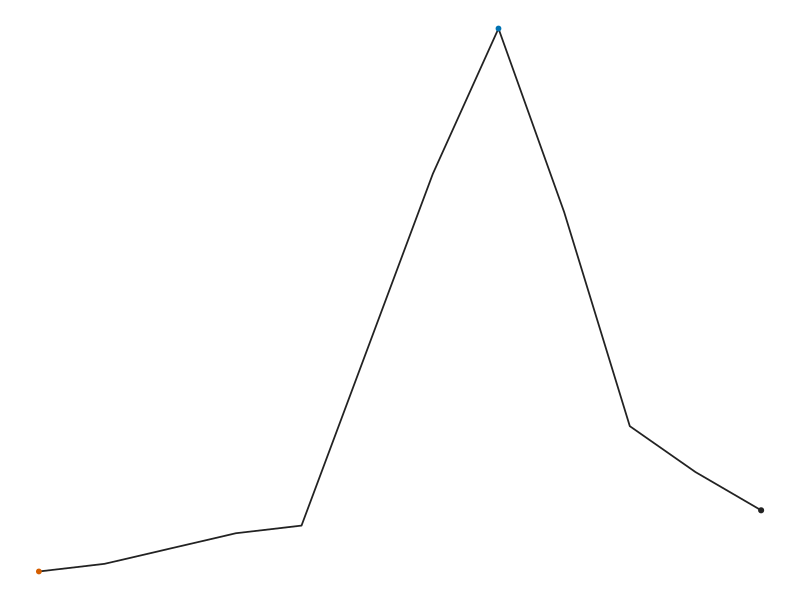
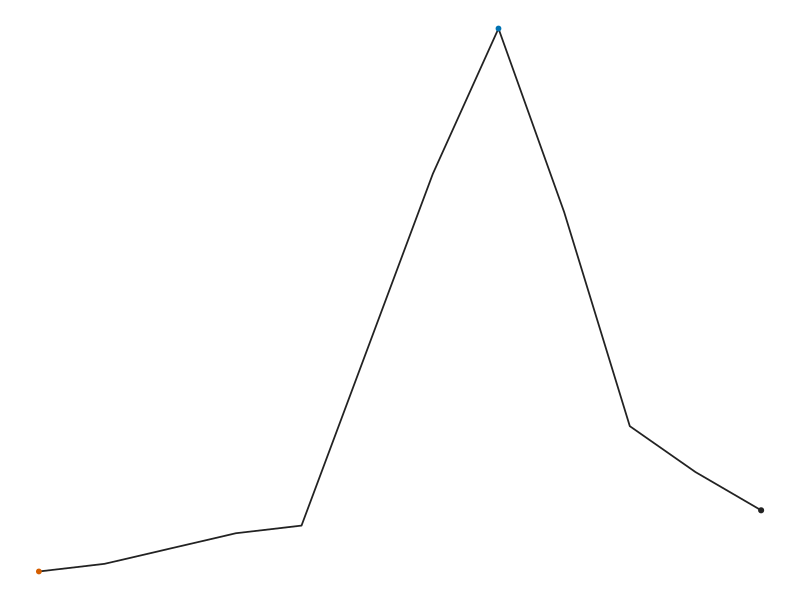
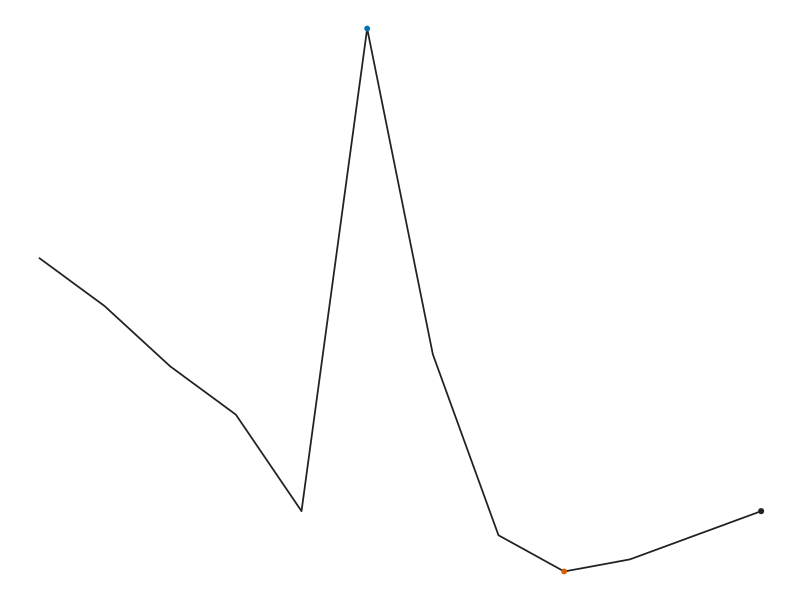
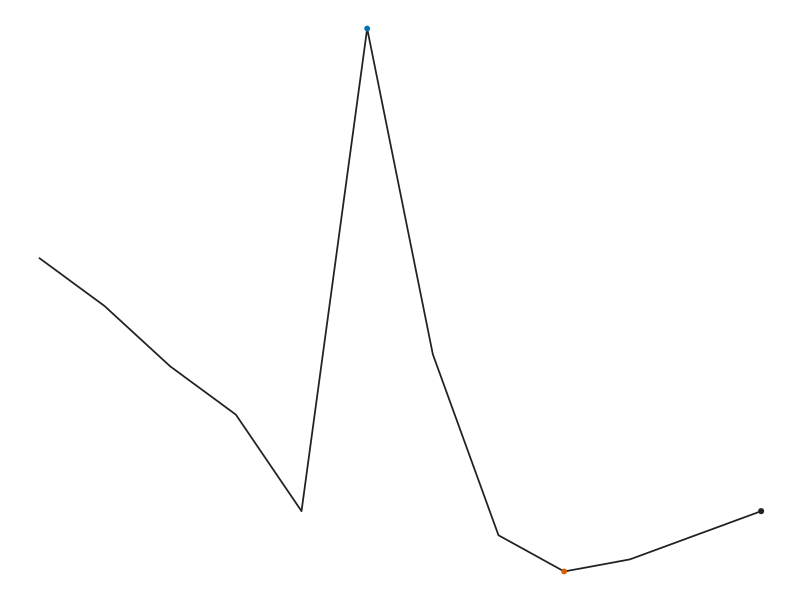
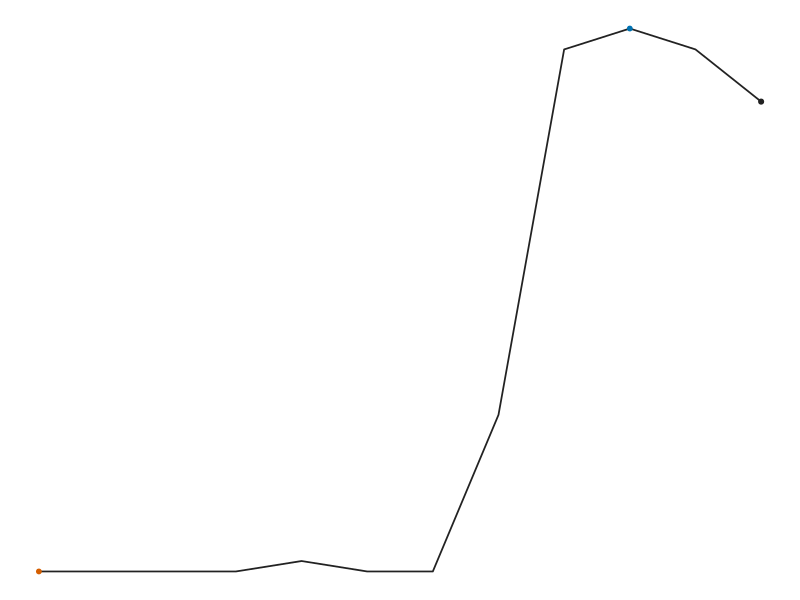
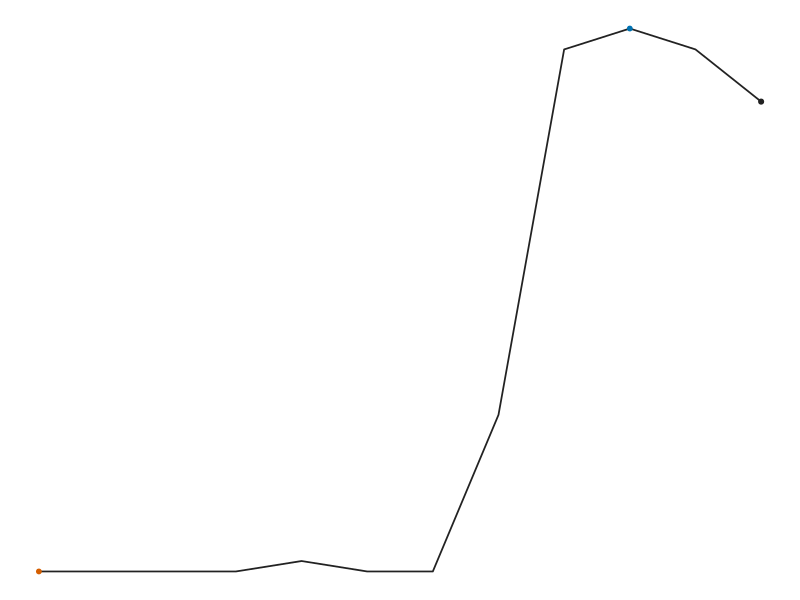
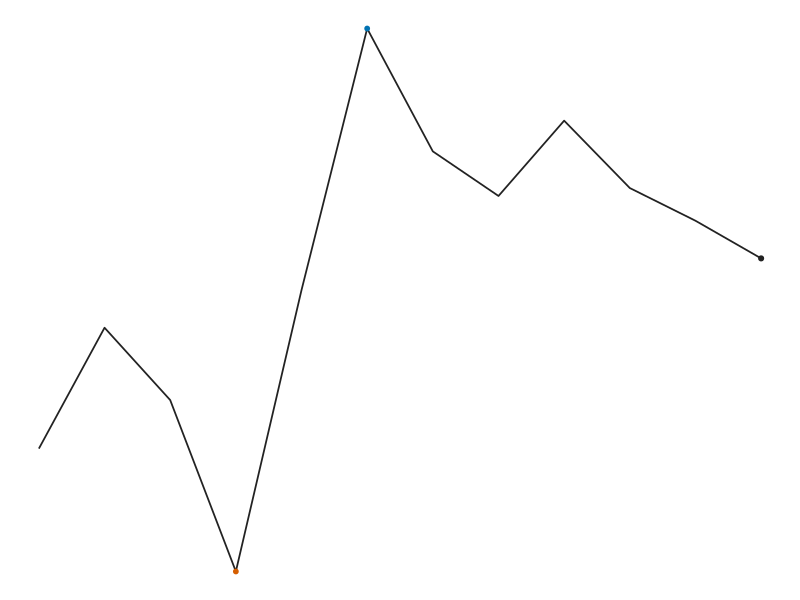
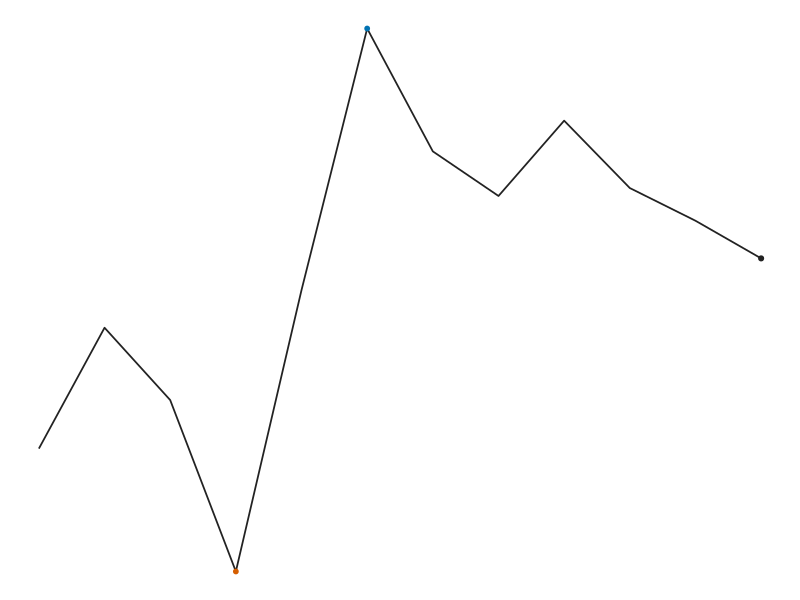

The R script that drew these images, in order:
# Publication-Grade Sparklines Generator in R
# Adheres to Edward Tufte's principles in Beautiful Evidence (2006):
# word-sized, data-dense graphics designed for tabular integration.
#
# Citations:
# - Tufte, E. R. (2006). Beautiful Evidence. Cheshire, CT: Graphics Press.
#   LCCN: 2006925585. ISBN: 978-0-9613921-7-8.

suppressPackageStartupMessages({
  library(ggplot2)
})

generate_sparkline_r <- function(y_vals, out_pdf, out_png, width = 2.2, height = 0.45) {
  df <- data.frame(x = seq_along(y_vals), y = y_vals)
  
  min_idx <- which.min(df$y)
  max_idx <- which.max(df$y)
  last_idx <- nrow(df)
  
  p <- ggplot(df, aes(x = x, y = y)) +
    geom_line(color = "#222222", linewidth = 0.6) +
    # Highlight Minimum (Vermillion)
    geom_point(data = df[min_idx, ], aes(x = x, y = y), color = "#D55E00", size = 1.3) +
    # Highlight Maximum (Blue)
    geom_point(data = df[max_idx, ], aes(x = x, y = y), color = "#0072B2", size = 1.3) +
    # Highlight Final Observation (Black)
    geom_point(data = df[last_idx, ], aes(x = x, y = y), color = "#222222", size = 1.4) +
    theme_void() +
    theme(
      plot.margin = margin(1, 2, 1, 2),
      panel.background = element_blank(),
      plot.background = element_blank()
    )
  
  ggsave(out_pdf, plot = p, width = width, height = height, device = "pdf")
  ggsave(out_png, plot = p, width = width, height = height, dpi = 300)
  invisible(p)
}

main <- function() {
  args <- commandArgs(trailingOnly = FALSE)
  file_arg <- grep("^--file=", args, value = TRUE)
  if (length(file_arg) > 0) {
    script_dir <- dirname(normalizePath(sub("^--file=", "", file_arg[1]), winslash = "/"))
  } else {
    script_dir <- getwd()
  }
  
  series_list <- list(
    "inflation" = c(1.8, 1.9, 2.1, 2.3, 2.4, 4.7, 7.0, 8.9, 6.5, 3.7, 3.1, 2.6),
    "unemployment" = c(6.2, 5.8, 5.3, 4.9, 4.1, 8.1, 5.4, 3.9, 3.6, 3.7, 3.9, 4.1),
    "federal_funds" = c(0.1, 0.1, 0.1, 0.1, 0.2, 0.1, 0.1, 1.6, 5.1, 5.3, 5.1, 4.6),
    "oil_price" = c(52.1, 64.3, 57.0, 39.7, 68.1, 94.5, 82.1, 77.6, 85.2, 78.4, 75.1, 71.3)
  )
  
  for (name in names(series_list)) {
    out_pdf <- file.path(script_dir, paste0("spark_", name, "_r.pdf"))
    out_png <- file.path(script_dir, paste0("spark_", name, "_r.png"))
    generate_sparkline_r(series_list[[name]], out_pdf, out_png)
    message(sprintf("Saved sparkline: %s and %s", out_pdf, out_png))
  }
  invisible(NULL)
}

if (!interactive()) {
  main()
}
